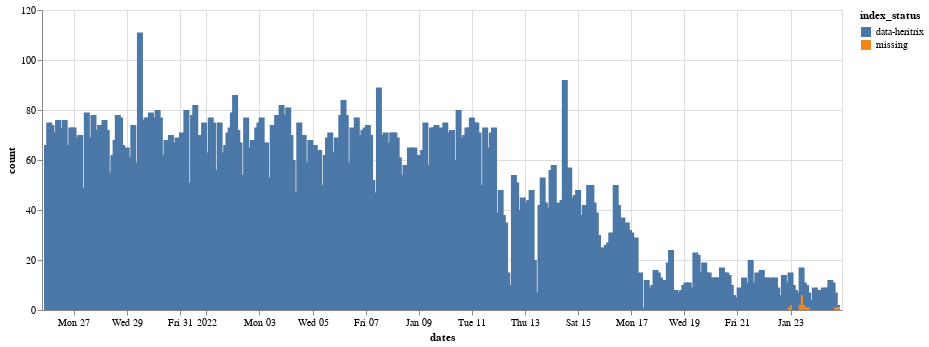

The notebook cell this image was saved under:
### Markdown cell above
Which can be used to build a simple visualisation:

### Code cell
import altair as alt

alt.Chart(df).mark_bar(size=6).encode(
    x='dates:T',
    y='count',
    color='index_status',
    tooltip=[alt.Tooltip('dates:T', format='%A, %e %B %Y'),'index_status', 'count']
).properties(width=800).interactive()

### Figure 1 — Vega-Lite specification as saved in the notebook (floating-point values rounded to 4 significant figures; data arrays with more than 128 entries replaced by an {"elided": "..."} marker saying what was removed)
{"config": {"view": {"continuousWidth": 400, "continuousHeight": 300}}, "data": {"name": "data-20c21f488f6b4450325cd227b41e78c9"}, "mark": {"type": "bar", "size": 6}, "encoding": {"color": {"type": "nominal", "field": "index_status"}, "tooltip": [{"type": "temporal", "field": "dates", "format": "%A, %e %B %Y"}, {"type": "nominal", "field": "index_status"}, {"type": "quantitative", "field": "count"}], "x": {"type": "temporal", "field": "dates"}, "y": {"type": "quantitative", "field": "count"}}, "selection": {"selector002": {"type": "interval", "bind": "scales", "encodings": ["x", "y"]}}, "width": 800, "$schema": "https://vega.github.io/schema/vega-lite/v4.8.1.json", "datasets": {"data-20c21f488f6b4450325cd227b41e78c9": {"elided": "365 records"}}}
